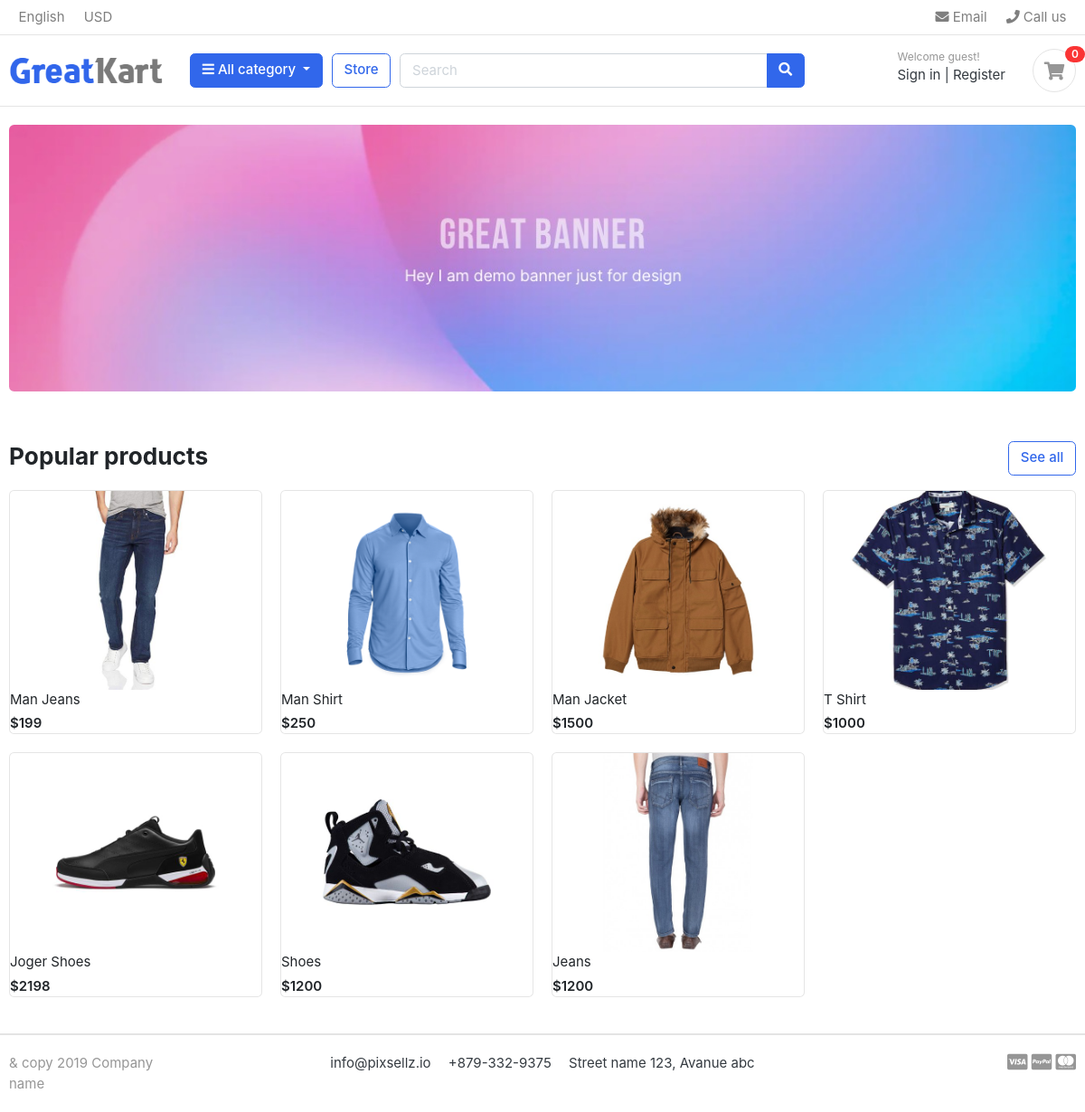
Before: / with the older database file.
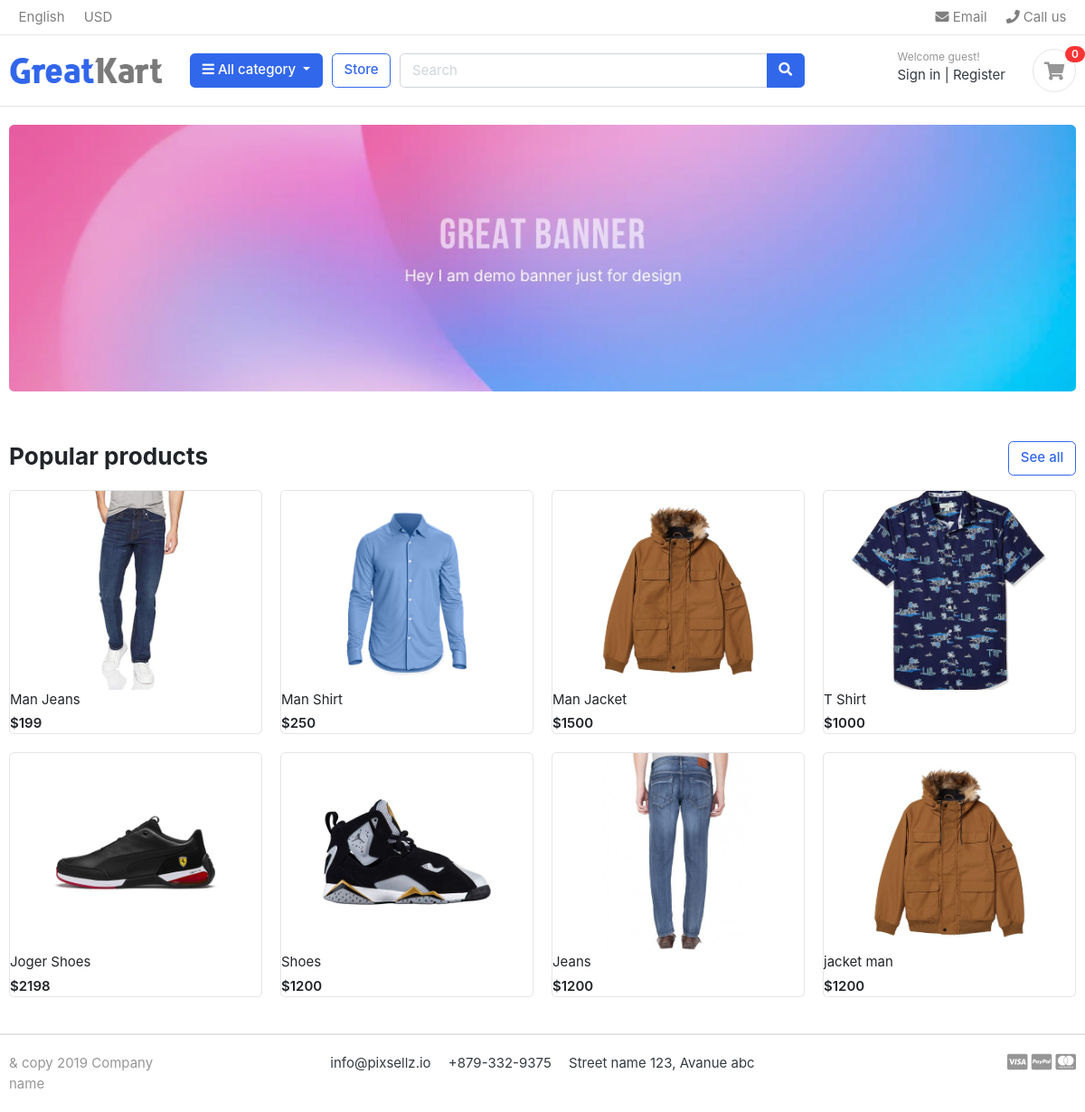
After: the same page with the newer database file.
### store/models.py (models this page shows, shortened)
class Product(models.Model):
    Product_name    = models.CharField(max_length=50, unique=True)
    Slug            = models.SlugField(max_length=50, unique=True)
    Description     = models.TextField()
    Price           = models.IntegerField()
    Image           = models.ImageField(upload_to='product/images')
    Stock           = models.IntegerField()
    is_available    = models.BooleanField(default=True)
    category        = models.ForeignKey(Categorie, on_delete=models.CASCADE)
    Created_date    = models.DateTimeField(auto_now_add=True)
    Modified_date   = models.DateTimeField(auto_now=True)

### GreatCartEcommerce/views.py (the view)
# urls.py: 2. Add a URL to urlpatterns:  path('', Home.as_view(), name='home')
def Home(request):
    product = Product.objects.all().filter(is_available=True)
    context ={
        'products':product
    }
    return render (request, 'index.html',context)

### category/context_processor.py (called while the page is built)
def get_links(request):
    links = Categorie.objects.all()
    return dict(link=links)

### templates/index.html (shortened to what this page needs)
{% extends "base.html" %}
{% load static %}
{% block content %}
<section class="section-intro padding-y-sm">
<div class="container">
<div class="intro-banner-wrap">
	<img src="{% static "images/banners/1.jpg" %}" class="img-fluid rounded">
</div>
</div>
</section>
<section class="section-name padding-y-sm">
<div class="container">
<header class="section-heading">
	<a href="./store.html" class="btn btn-outline-primary float-right">See all</a>
	<h3 class="section-title">Popular products</h3>
</header>
<div class="row">
	{% for product in products  %}
	<div class="col-md-3">
		<div class="card card-product-grid">
			<a href="./product-detail.html" class="img-wrap"> <img src="{{product.Image.url}}"> </a>
				<a href="./product-detail.html" class="title">{{product.Product_name}}</a>
				<div class="price mt-1">${{product.Price}}</div>
		</div>
	</div>
	{% endfor %}
</div>
</div>
</section>
{% endblock content %}

Changed rows visible on the page:
added Product: Image (picture), Product_name "jacket man", Price "1200"
